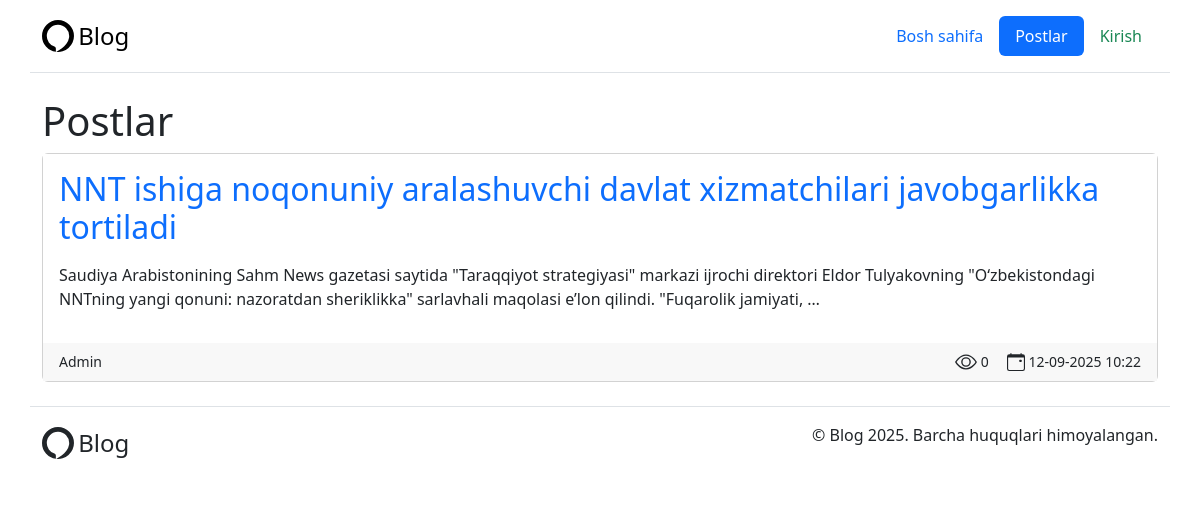
The page /blog/posts/ on the database as committed earlier.
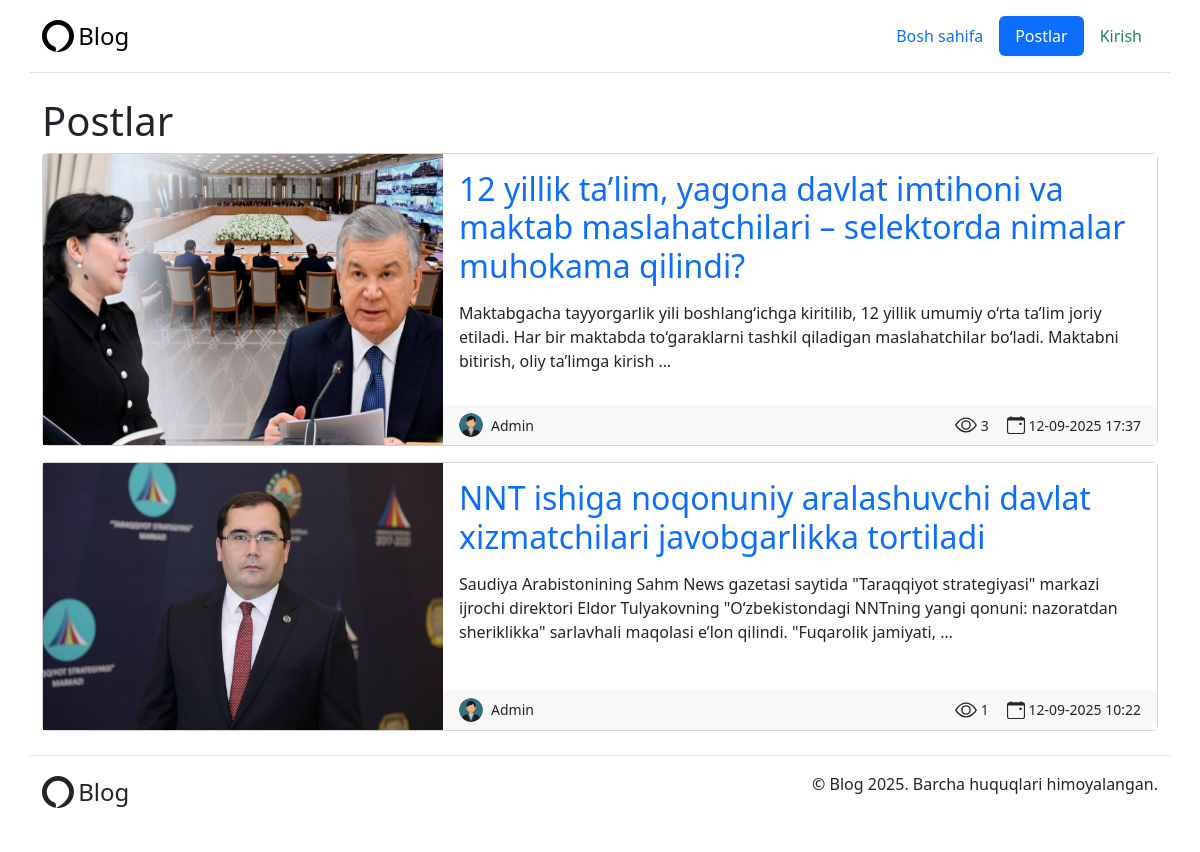
The same page on the database as committed later.
### core/models.py (models this page shows, shortened)
class Post(models.Model):
    title = models.CharField(max_length=200)
    content = models.TextField()
    image = models.ImageField(upload_to='posts/', blank=True, null=True)
    views = models.PositiveIntegerField(default=0)
    is_approved = models.BooleanField(default=False)
    is_recommended = models.BooleanField(default=False)
    created_at = models.DateTimeField(auto_now_add=True)
    updated_at = models.DateTimeField(auto_now=True)
    author = models.ForeignKey(CustomUser, on_delete=models.CASCADE, related_name='posts')
    category = models.ForeignKey(Category, on_delete=models.SET_NULL, null=True, related_name='posts')
    tags = models.ManyToManyField(Tag, related_name='posts', blank=True)

class CustomUser(AbstractUser):
    profile_image = models.ImageField(upload_to='profiles/', blank=True, null=True)

### blog/views.py (the view)
# urls.py: path("posts/", PostListView.as_view(), name="posts"),
class PostListView(ListView):
    model = Post
    template_name = "blog/posts.html"
    context_object_name = "posts"
    ordering = ["-created_at"]
    paginate_by = 5
    def get_queryset(self):
        return Post.objects.filter(is_approved=True).order_by("-created_at")

### templates/blog/posts.html (shortened to what this page needs)
{% extends "base.html" %}
{% block content %}
<h1>Postlar</h1>
<div>
  {% for post in posts %}
  <div class="card mb-3">
    <div class="d-flex">
      {% if post.image %}
      <img src="{{ post.image.url }}" alt="{{ post.title }}" width="400">
      {% endif %}
      <div class="card border border-0 rounded-0">
        <div class="card-body rounded-0">
          <h2><a class="link-offset-2 link-underline link-underline-opacity-0" href="{% url 'post_detail' post.pk %}">{{ post.title }}</a></h2>
          <p class="mt-3">{{ post.content|truncatewords:25 }}</p>
        </div>
        <small class="card-footer border border-0 rounded-0 d-flex justify-content-between">
          <div class="d-flex align-items-center gap-2">
            {% if post.author.profile_image %}
            <img src="{{ post.author.profile_image.url }}" alt="{{ post.author.username }}" class="rounded-circle" width="24" height="24">
            {% endif %}
            <span>{{ post.author.username | capfirst }}</span>
          </div>
          <div class="d-flex">
            <div class="d-flex align-items-center justify-content-center">
              <span>{{ post.views }}</span>
            </div>
            <div class="d-flex align-items-center justify-content-center">
              <span>{{ post.created_at|date:"d-m-Y H:i" }}</span>
            </div>
          </div>
        </small>
      </div>
    </div>
  </div>
</div>
{% empty %}
<p>Hozircha post yo‘q.</p>
{% endfor %}
{% endblock %}

### templates/base.html (shortened to what this page needs)
<!DOCTYPE html>
<html lang="en">
<head>
  <link href="https://cdn.jsdelivr.net/npm/bootstrap@5.3.8/dist/css/bootstrap.min.css" rel="stylesheet"
 />
</head>
<body>
  <header class="container d-flex flex-wrap justify-content-center py-3 mb-4 border-bottom">
    <a href="/" class="d-flex align-items-center mb-3 mb-md-0 me-md-auto link-body-emphasis text-decoration-none">
      <span class="fs-4">Blog</span>
    </a>
    <ul class="nav nav-pills">
      <li class="nav-item">
        <a href="{% url 'index' %}"
          class="nav-link {% if request.resolver_match.url_name == 'index' %}active{% endif %}">
          Bosh sahifa
        </a>
      </li>
      <li class="nav-item">
        <a href="{% url 'posts' %}"
          class="nav-link {% if request.resolver_match.url_name == 'posts' %}active{% endif %}">
          Postlar
        </a>
      </li>
      <li class="nav-item d-flex">
        {% if user.is_authenticated %}
        <a class="{% if request.resolver_match.url_name == 'logout' %}active btn btn-success {%else%} nav-link link-success  {% endif %}"
          href="{% url 'logout' %}">
          Salom, {{ user.username }}
        </a>
        {% else %}
        <a class="{% if request.resolver_match.url_name == 'login' %}active btn btn-success {% else %} nav-link link-success  {% endif %}"
          href="{% url 'login' %}">Kirish</a>
        {% endif %}
      </li>
    </ul>
  </header>
  <main class="container">{% block content %}{% endblock %}</main>
  <footer class="container d-flex flex-wrap justify-content-between align-items-center py-3 my-4 border-top">
    <div class="d-flex justify-content-between align-items-center">
      <span class="fs-4">Blog</span>
    </div>
    <div class="nav col-md-4 justify-content-end">
      <p>© Blog 2025. Barcha huquqlari himoyalangan.</p>
    </div>
  </footer>
</body>
</html>

Rows that differ between the two databases and show on the page:
added Post: image (picture), title "12 yillik ta’lim, yagona davlat imtihoni va maktab maslahatchilari – selektorda nimalar muhokama qilindi?", content "Maktabgacha tayyorgarlik yili boshlang‘ichga kiritilib, 12 yillik umumiy o‘rta ta’lim joriy etiladi. Har bir maktabda to‘garaklarni tashkil qiladigan maslahatchilar bo‘ladi. Maktabni bitirish, oliy ta’limga kirish …", author.profile_image (picture), author.username "Admin", views "3", created_at "12-09-2025 17:37"
changed Post "NNT ishiga noqonuniy aralashuvchi davlat xizmatchilari javobgarlikka tortiladi": image: picture added; author.profile_image: picture added; views "0" → "1"
